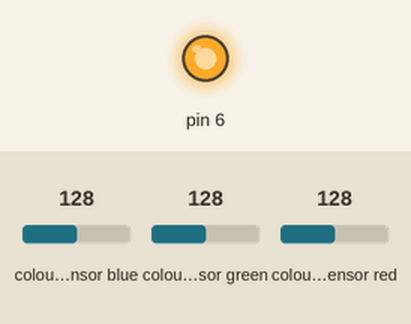
Bench run of a sketch on a simulated Arduino Uno, built with avr-gcc and run on an emulated ATmega328P. Shown: output pins drawn as LEDs (lit = HIGH). The test bench sets the inputs (shaded band); at power-on: colour sensor blue 128, colour sensor green 128, colour sensor red 128. What the sketch prints to the serial monitor is not drawn.

Above: at 5.0 s.
Timing chart, 0 to 13.1 s (numbered marks = the images above):
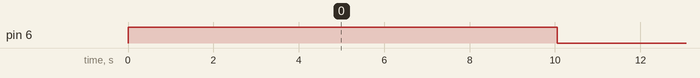

Measured:
- by itself, pin 6: alternates HIGH for 1.1 s and LOW for 9.0 s

The sketch:

rgb.uno.ino
```cpp
#include <Wire.h>

#include <Adafruit_TCS34725.h>


/* Example code for the Adafruit TCS34725 breakout library */

/* Connect SCL    to analog 5
   Connect SDA    to analog 4
   Connect VDD    to 3.3V DC
   Connect GROUND to common ground */

/* Initialise with default values (int time = 2.4ms, gain = 1x) */
Adafruit_TCS34725 tcs = Adafruit_TCS34725();

/* Initialise with specific int time and gain values */
//Adafruit_TCS34725 tcs = Adafruit_TCS34725(TCS34725_INTEGRATIONTIME_700MS, TCS34725_GAIN_1X);

void setup(void) {
  Serial.begin(9600);
  pinMode(6, OUTPUT);
  digitalWrite(6, HIGH);

  if (tcs.begin()) {
    Serial.println("Temp,Lux,Red,Green,Blue,Clear");
  } else {
    Serial.println("No TCS34725 found ... check your connections");
    while (1);
  }
  digitalWrite(7, LOW);
  // Now we're ready to get readings!
}

void loop(void) {
  uint16_t r, g, b, c, colorTemp, lux;
  delay(9000);
  digitalWrite(6, HIGH);
  delay(1000);
  tcs.getRawData(&r, &g, &b, &c);
  digitalWrite(6, LOW);

  colorTemp = tcs.calculateColorTemperature(r, g, b);
  lux = tcs.calculateLux(r, g, b);

  Serial.print(colorTemp, DEC); Serial.print(",");
  Serial.print(lux, DEC); Serial.print(",");
  Serial.print(r, DEC); Serial.print(",");
  Serial.print(g, DEC); Serial.print(",");
  Serial.print(b, DEC); Serial.print(",");
  Serial.print(c, DEC); Serial.print(",");
  Serial.println("");
}
```
